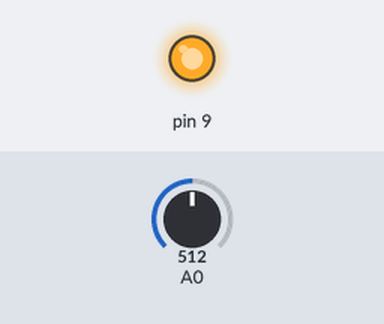
Simulated run of this sketch. Board: Arduino Uno, built with avr-gcc and run on an emulated ATmega328P. Shown: output pins drawn as LEDs (lit = HIGH). The test bench sets the inputs (shaded band); at power-on: A0 = 512.

Above: at 0.1 s.
Timing chart, 0 to 1.6 s (numbered marks = the images above):
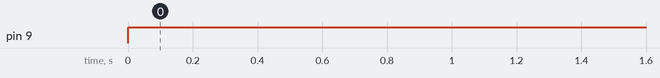

Measured:
- by itself, pin 9: LOW → HIGH at 0.00 s

The sketch:

lightSensorEx.ino
```cpp
void setup() {
  // put your setup code here, to run once:

}

void loop() {
  // put your main code here, to run repeatedly:
  int light = analogRead(A0);
  int ledLight = map(light, 0, 50, 255, 0);//조도값, 원래값의 최소값
  //원래값의 최대값, 변환되는값의 최소값, 최대값
  analogWrite(9, ledLight);
  delay(500);
}
```
